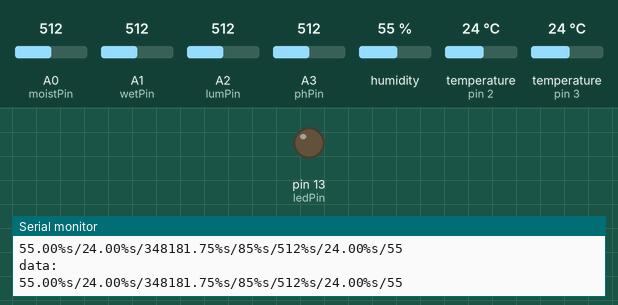
Recording of a sketch running on a simulated Arduino Uno, built with avr-gcc and run on an emulated ATmega328P. Parts: output pins drawn as LEDs (lit = HIGH), the last lines printed to the serial monitor. Wiring (inferred from the names in the program): DHT22 sensor: data pin 3. The inputs (shaded band) are chosen by the test bench; at power-on: temperature (sensors on pin 3, pin 2) 24 °C, A2 (lumPin) = 512, A0 (moistPin) = 512, A1 (wetPin) = 512, A3 (phPin) = 512, humidity 55 %.

Above: at 2.8 s.
2.9 s: temperature (sensor on pin 3) set to 20.7 °C
5.0 s: temperature (sensor on pin 3) set to 19.6 °C
At 7.2 s:
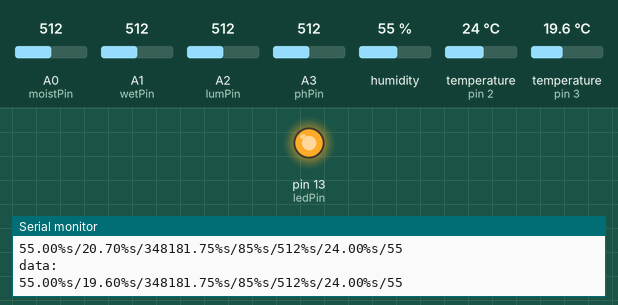
8.1 s: A2 (lumPin) set to 852
10.2 s: A2 (lumPin) set to 878
14.3 s: temperature (sensor on pin 3) set to 28 °C
At 16.3 s:
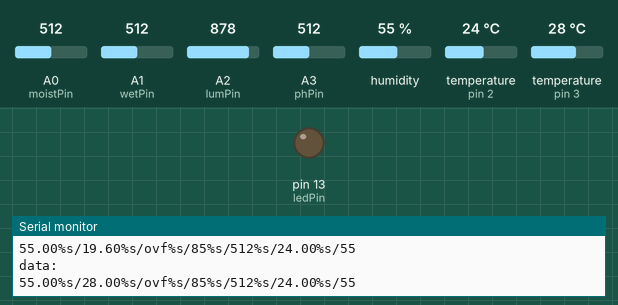
17.4 s: temperature (sensor on pin 3) set to 12 °C
At 20.0 s:
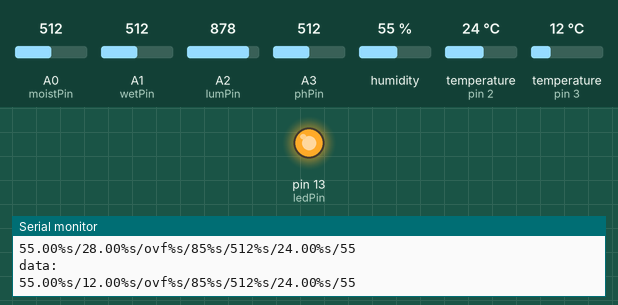
Timing chart, 0 to 21.4 s (numbered marks = the images above; inputs shaded):
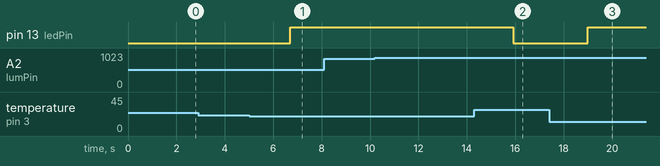

The sketch:

Fullprobe_send.ino
```cpp
#include "DHT.h"
#include "OneWire.h"
#include "math.h"

//Sensors location


#define DHTPIN 3
#define DHTTYPE DHT22   // DHT 22  (AM2302)
DHT dht(DHTPIN, DHTTYPE);
int ledPin = 13;
int moistPin = A0;
int wetPin = A1;
int lumPin = A2;
int phPin = A3;
int soiltempPin = 2;
OneWire ds(soiltempPin);

//Variables

  float h = 0;
  float t = 0;
  float l = 0;
  int m = 0;
  int w = 0;
  int pH = 0;
  float sT = 0;

//Analog calibration Values for Maping (input here)


  int mMax=600;
  int mMin=0;

  int wMax=1013;
  int wMin=100;

  float lMax=1023/2;
  int lMin=0;

  int pHMax=1023;
  int pHMin=0;


void setup() {
  Serial.begin(9600);
  Serial.println("DHTxx test!");

  dht.begin();

  pinMode (ledPin, OUTPUT);
}

void loop() {
  //Reading Sensores
  h = dht.readHumidity();
  t = dht.readTemperature();
  l = analogRead(lumPin);
  m = analogRead(moistPin);
  w = analogRead(wetPin);
  pH = analogRead(phPin);
  sT = getTemp();


  //Converting Units

  //l = map(l,lMin,lMax,3,70000);
  l = exp(0.02639*l-0.7512);

  m = map(m,mMin,mMax,0,100);
  w = map(w,wMin,wMax,100,0);
  int ph = map(pH, pHMin, pHMax,0,7);


  // check if returns are valid, if they are NaN (not a number) then something went wrong!
//  if (isnan(t) || isnan(h) {
//    Serial.println("Failed to read from DHT");
//  } else {
    Serial.println("data:");
    Serial.print(h);
    Serial.print("%s/");
    Serial.print(t);
    Serial.print("%s/");
    Serial.print(l);
    Serial.print("%s/");
    Serial.print(m);
    Serial.print("%s/");
    Serial.print(pH);
    Serial.print("%s/");
    Serial.print(sT);
    Serial.print("%s/");
    Serial.println(w);


    if (t < 20) {
      digitalWrite (ledPin, HIGH);
    }
    else {
      digitalWrite (ledPin, LOW);
    }

    delay(1000);

//  }
}


float getTemp(){
 //returns the temperature from one DS18S20 in DEG Celsius

 byte data[12];
 byte addr[8];

 if ( !ds.search(addr)) {
   //no more sensors on chain, reset search
   ds.reset_search();
   return -1000;
 }

 if ( OneWire::crc8( addr, 7) != addr[7]) {
   Serial.println("CRC is not valid!");
   return -1000;
 }

 if ( addr[0] != 0x10 && addr[0] != 0x28) {
   Serial.print("Device is not recognized");
   return -1000;
 }

 ds.reset();
 ds.select(addr);
 ds.write(0x44,1); // start conversion, with parasite power on at the end

 byte present = ds.reset();
 ds.select(addr);
 ds.write(0xBE); // Read Scratchpad


 for (int i = 0; i < 9; i++) { // we need 9 bytes
  data[i] = ds.read();
 }

 ds.reset_search();

 byte MSB = data[1];
 byte LSB = data[0];

 float tempRead = ((MSB << 8) | LSB); //using two's compliment
 float TemperatureSum = tempRead / 16;

 return TemperatureSum;

}
```

Measured:
- the behaviour switches between 20 and 19.9 °C on temperature (sensor on pin 3) (found by bisection; images 0 and 1)
- after the input at 5.0 s, pin 13 (ledPin): LOW → HIGH after 1.7 s
- after the input at 14.3 s, pin 13 (ledPin): HIGH → LOW after 1.6 s
- after the input at 17.4 s, pin 13 (ledPin): LOW → HIGH after 1.6 s
